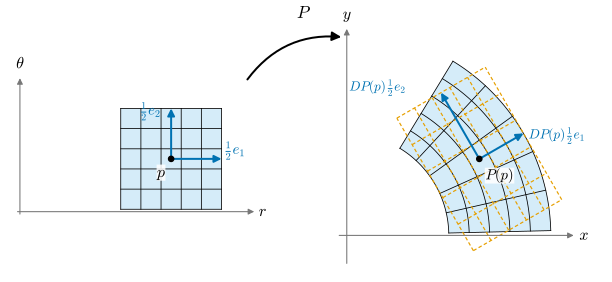

This figure's Python source:
"""그림 2.1.1: 전미분은 한 점 근처의 선형근사다 (2.1절, 예 2.1.14).

극좌표 사상 P(r, θ) = (r cos θ, r sin θ)와 점 p = (3/2, π/6).
왼쪽: (r, θ) 평면에서 p를 중심으로 한 정사각형 [1, 2] × [π/6 - 1/2, π/6 + 1/2]의 좌표격자.
오른쪽: 그 격자의 P에 의한 상(검정, 휜 격자)과, 아핀 근사
    L(q) = P(p) + DP(p)(q - p)
에 의한 상(주황 점선, 평행사변형 격자). p 가까이에서 두 격자가 거의 겹친다.
파랑 화살표: 왼쪽은 (1/2)e_1, (1/2)e_2, 오른쪽은 그 상 DP(p)((1/2)e_1), DP(p)((1/2)e_2).

실행: 프로젝트 루트에서 ``PYTHONPATH=tools python3 chapters/02-calculus-rn/figures/fig-2-1-1-linear-approximation.py``
"""

import dgfig

dgfig.setup()

import matplotlib.pyplot as plt
import numpy as np
from matplotlib.patches import Polygon

C = dgfig.COLORS
LW = dgfig.LW

r0, t0 = 1.5, np.pi / 6          # 예 2.1.14의 점 p
p = np.array([r0, t0])
d = 0.5                          # 정사각형의 반폭


def P(r, t):
    return np.array([r * np.cos(t), r * np.sin(t)])


DP = np.array([[np.cos(t0), -r0 * np.sin(t0)],
               [np.sin(t0), r0 * np.cos(t0)]])


def L(r, t):
    return P(*p) + DP @ (np.array([r, t]) - p)


# 자기검사 (§12.1): 식 (2.1.4)의 값, det DP = r, 선형근사의 오차가 |h|^2 정도
assert np.allclose(DP, [[np.sqrt(3) / 2, -0.75], [0.5, 3 * np.sqrt(3) / 4]])
assert abs(np.linalg.det(DP) - r0) < 1e-12
for s in (1e-1, 1e-2, 1e-3):
    h = s * np.array([1.0, 1.0])
    err = np.linalg.norm(P(*(p + h)) - L(*(p + h)))
    assert err / np.linalg.norm(h) < 0.1 * s / 1e-1 + 1e-12   # 오차/|h| → 0 (대략 s에 비례)

fig, (axL, axR) = plt.subplots(1, 2, figsize=(6.4, 3.3), gridspec_kw={"width_ratios": [1.15, 1.25]})

# 왼쪽: (r, θ) 평면 -----------------------------------------------------------
ax = axL
ax.set_aspect("equal")
ax.set_axis_off()
rs = np.linspace(r0 - d, r0 + d, 6)
ts = np.linspace(t0 - d, t0 + d, 6)
sq = np.array([[r0 - d, t0 - d], [r0 + d, t0 - d], [r0 + d, t0 + d], [r0 - d, t0 + d]])
ax.add_patch(Polygon(sq, closed=True, color=C["region"], alpha=0.25, lw=0, zorder=1))
for r in rs:
    ax.plot([r, r], [t0 - d, t0 + d], color=C["main"], lw=0.6, zorder=2)
for t in ts:
    ax.plot([r0 - d, r0 + d], [t, t], color=C["main"], lw=0.6, zorder=2)
# 축
ax.annotate("", xy=(2.35, 0.0), xytext=(-0.05, 0.0),
            arrowprops=dict(arrowstyle="-|>", color=C["aux"], lw=0.8, mutation_scale=9))
ax.annotate("", xy=(0.0, 1.35), xytext=(0.0, -0.05),
            arrowprops=dict(arrowstyle="-|>", color=C["aux"], lw=0.8, mutation_scale=9))
ax.text(2.37, 0.0, r"$r$", fontsize=12, va="center")
ax.text(0.0, 1.39, r"$\theta$", fontsize=12, ha="center", va="bottom")
for vec in (np.array([d, 0.0]), np.array([0.0, d])):
    ax.annotate("", xy=p + vec, xytext=p,
                arrowprops=dict(arrowstyle="-|>", color=C["tangent"], lw=LW["vector"],
                                mutation_scale=11, shrinkA=0, shrinkB=0), zorder=5)
ax.plot(*p, "o", color=C["main"], ms=4, zorder=6)
ax.text(p[0] - 0.06, p[1] - 0.06, r"$p$", fontsize=12, ha="right", va="top", zorder=7,
        bbox=dict(fc="white", ec="none", alpha=0.85, pad=0.3))
ax.text(p[0] + d + 0.04, p[1] + 0.05, r"$\frac{1}{2}e_1$", color=C["tangent"], fontsize=11)
ax.text(p[0] - 0.1, p[1] + d - 0.06, r"$\frac{1}{2}e_2$", color=C["tangent"], fontsize=11, ha="right")
ax.set_xlim(-0.15, 2.55)
ax.set_ylim(-0.15, 1.5)

# 오른쪽: (x, y) 평면 ---------------------------------------------------------
ax = axR
ax.set_aspect("equal")
ax.set_axis_off()
ss = np.linspace(-d, d, 80)
# 휜 격자의 상 영역
edge = np.concatenate([
    np.array([P(r0 - d + (s + d), t0 - d) for s in ss]),
    np.array([P(r0 + d, t0 + s) for s in ss]),
    np.array([P(r0 + d - (s + d), t0 + d) for s in ss]),
    np.array([P(r0 - d, t0 - s) for s in ss]),
])
ax.add_patch(Polygon(edge, closed=True, color=C["region"], alpha=0.25, lw=0, zorder=1))
for r in rs:
    pts = np.array([P(r, t0 + s) for s in ss])
    ax.plot(*pts.T, color=C["main"], lw=0.6, zorder=2)
for t in ts:
    pts = np.array([P(r0 + s, t) for s in ss])
    ax.plot(*pts.T, color=C["main"], lw=0.6, zorder=2)
# 아핀 근사의 격자 (평행사변형)
for r in rs:
    a, b = L(r, t0 - d), L(r, t0 + d)
    ax.plot([a[0], b[0]], [a[1], b[1]], color=C["accent"], lw=0.9, ls=(0, (3, 2)), zorder=3)
for t in ts:
    a, b = L(r0 - d, t), L(r0 + d, t)
    ax.plot([a[0], b[0]], [a[1], b[1]], color=C["accent"], lw=0.9, ls=(0, (3, 2)), zorder=3)
# 축
ax.annotate("", xy=(2.25, 0.0), xytext=(-0.1, 0.0),
            arrowprops=dict(arrowstyle="-|>", color=C["aux"], lw=0.8, mutation_scale=9))
ax.annotate("", xy=(0.0, 2.05), xytext=(0.0, -0.3),
            arrowprops=dict(arrowstyle="-|>", color=C["aux"], lw=0.8, mutation_scale=9))
ax.text(2.28, 0.0, r"$x$", fontsize=12, va="center")
ax.text(0.0, 2.09, r"$y$", fontsize=12, ha="center", va="bottom")
q0 = P(*p)
for k, vec in enumerate((np.array([d, 0.0]), np.array([0.0, d]))):
    ax.annotate("", xy=q0 + DP @ vec, xytext=q0,
                arrowprops=dict(arrowstyle="-|>", color=C["tangent"], lw=LW["vector"],
                                mutation_scale=11, shrinkA=0, shrinkB=0), zorder=5)
ax.plot(*q0, "o", color=C["main"], ms=4, zorder=6)
ax.text(q0[0] + 0.06, q0[1] - 0.2, r"$P(p)$", fontsize=11, zorder=7,
        bbox=dict(fc="white", ec="none", alpha=0.85, pad=0.4))
tip1 = q0 + DP @ np.array([d, 0.0])
tip2 = q0 + DP @ np.array([0.0, d])
ax.text(tip1[0] + 0.05, tip1[1] - 0.05, r"$DP(p)\,\frac{1}{2}e_1$", color=C["tangent"], fontsize=10)
ax.text(tip2[0] - 0.9, tip2[1] + 0.02, r"$DP(p)\,\frac{1}{2}e_2$", color=C["tangent"], fontsize=10)
ax.set_xlim(-0.35, 2.55)
ax.set_ylim(-0.4, 2.2)

dgfig.map_arrow(fig, axL, axR, r"$P$", xy_from=(0.88, 0.86), xy_to=(0.12, 0.9), rad=-0.3,
                label_offset=(0.0, 0.03))
fig.subplots_adjust(wspace=0.12, left=0.01, right=0.99, top=0.97, bottom=0.03)
dgfig.save(fig, __file__)
